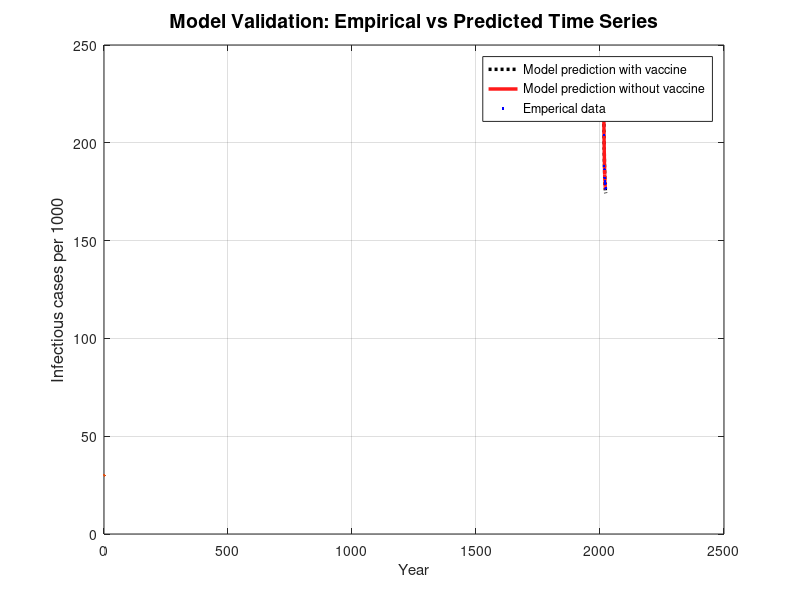

This chart was generated by the following MATLAB code:
function validate_model_nls()
clc; close all;
    % MALARIA_MODEL_VALIDATION_WITH_CI
    % AVULUNDIAH PHIRI| 13 JUNE 2025
    % Empirical data (cases per 1000 population for years 2015-2023):
    obs = [218.94, 203.98, 188.00, 186.47, 182.14, 179.45, 180.33, 179.05, 176.74];
    years = 2015:2023;
    t_years = 0:(length(obs)-1);  % 0..8 for interpolation
    
    % Base parameter means (from your model)
    mean_beta  = 0.195;    % Transmission rate
    mean_sigma = 1/12;     % Incubation rate
    mean_gamma = 1/15;     % Recovery rate
    % Vaccine scenario base:
    mean_epsilon_A = 0.75; % Vaccine efficacy
    mean_nu_A      = 0.05;  % Vaccination rate
    
    % Uncertainty assumptions (adjust as appropriate):
    % We assume normal distributions around the means, truncated if necessary.
    sd_beta  = 0.01;       % e.g., ~10% relative uncertainty
    sd_sigma = 0.0001;      % adjust based on plausible incubation uncertainty
    sd_gamma = 0.002;      % adjust based on plausible infectious-period uncertainty
    sd_epsilon = 0.02;     % vaccine efficacy uncertainty
    sd_nu = 0.05;           % vaccination rate uncertainty
    
    % Empirical data uncertainty: assume ±5% (normal) around each observed value
    obs_sd = 0.02 * obs;   % standard deviation for empirical error bars
    
    % Monte Carlo settings
    Nsim = 1000;
    
    % Pre-allocate arrays: each row = one simulation run, columns for each year
    IA_runs = nan(Nsim, length(t_years));  % with vaccine
    IB_runs = nan(Nsim, length(t_years));  % no vaccine
    
    % Population scaling (per 1000)
    Npop = 1000;
    % Initial conditions per 1000:
    I0 = obs(1);
    E0 = 0;
    R0 = 0;
    S0 = Npop - (I0 + E0 + R0);
    y0 = [S0; E0; I0; R0];
    
    % Time span for ODE (in years)
    tspan = [0, t_years(end)];
    
    % Run Monte Carlo
    rng('default');  % for reproducibility
    for k = 1:Nsim
        % Sample parameters (truncate if needed)
        beta_samp = normrnd(mean_beta, sd_beta);
        beta_samp = max(beta_samp, 0);
        
        sigma_samp = normrnd(mean_sigma, sd_sigma);
        sigma_samp = max(sigma_samp, eps);
        
        gamma_samp = normrnd(mean_gamma, sd_gamma);
        gamma_samp = max(gamma_samp, eps);
        
        % Vaccine scenario
        epsilon_A_samp = 0.06 + 75 * rand;
        epsilon_A_samp = min(max(epsilon_A_samp, 0), 1);
        nu_A_samp = 0;%0.6 + 0.15 * rand;
        nu_A_samp = max(nu_A_samp, 0);
        
        % No-vaccine scenario: epsilon_B=0, nu_B=0
        epsilon_B_samp = 0;
        nu_B_samp = 0;
        
        % Simulate with vaccine
        try
            [tA, YA] = ode45(@(t,y) seir_vaccine(t, y, beta_samp, sigma_samp, gamma_samp, nu_A_samp, epsilon_A_samp), tspan, y0);
        catch
            % In case solver fails, skip this run
            continue;
        end
        IA = interp1(tA, YA(:,3), t_years);
        IA_runs(k, :) = IA;
        
        % Simulate no-vaccine
        try
            [tB, YB] = ode45(@(t,y) seir_vaccine(t, y, beta_samp, sigma_samp, gamma_samp, nu_B_samp, epsilon_B_samp), tspan, y0);
        catch
            continue;
        end
        IB = interp1(tB, YB(:,3), t_years);
        IB_runs(k, :) = IB;
    end
    
    % Remove any rows with NaNs (failed runs)
    validA = all(~isnan(IA_runs), 2);
    IA_runs = IA_runs(validA, :);
    validB = all(~isnan(IB_runs), 2);
    IB_runs = IB_runs(validB, :);

    
    
    % Compute percentiles for confidence bounds
    p_lower = 2.5; p_upper = 97.5;
    IA_lower = prctile(IA_runs, p_lower, 1);
    IA_median = prctile(IA_runs, 100, 1);
    IA_upper = prctile(IA_runs, p_upper, 1);
    
    IB_lower = prctile(IB_runs, p_lower, 1);
    IB_median = prctile(IB_runs, 50, 1);
    IB_upper = prctile(IB_runs, p_upper, 1);
    
    % Compute RMSE and R^2 for median curves vs observed
    [rmseA, r2A] = fit_metrics(obs, IA_median);
    [rmseB, r2B] = fit_metrics(obs, IB_median);
    fprintf('\nWith Vaccine (median):   RMSE = %.2f, R^2 = %.3f\n', rmseA, r2A);
    fprintf('No Vaccine (median):     RMSE = %.2f, R^2 = %.3f\n', rmseB, r2B);
    
    % Plotting
    figure; hold on;
    % Shaded confidence for with vaccine
    fill_x = [years, fliplr(years)];
    %%%fill_yA = [IA_upper, fliplr(IA_lower)];
    %%%hA = fill(fill_x, fill_yA, colorAlpha([0.1 0.6 1.0], 0.2), 'EdgeColor', 'none');
    % Shaded confidence for no vaccine
    %%fill_yB = [IB_upper, fliplr(IB_lower)];
    %%hB = fill(fill_x, fill_yB, colorAlpha([1.0 0.9 0.7], 0.2), 'EdgeColor', 'none');
    
    % Plot median curves
    plot(years, IA_median, ':', 'Color', 'k', 'LineWidth', 2.5);
    plot(years, IB_median, 'r', 'Color', [1.0 .1 .1], 'LineWidth', 2.5);
    % Plot observed data with error bars (±1.96*sd)
    %%err = 1.96 * obs_sd;
    %%errorbar(years, obs, err, 'ks', 'LineWidth', 1.5, 'MarkerSize', 6, 'CapSize', 10);
    plot(years, obs,'.b',MarkerSize=30)
    
    xlabel('Year'); ylabel('Infectious cases per 1000', 'FontSize',12);
    title('Model Validation: Empirical vs Predicted Time Series', 'FontSize',14);
    %%legend([hA, hB], {'95% CI (With Vaccine)', '95% CI (No Vaccine)'}, 'Location', 'northeast');
    % Add median curves to legend
    legend('Model prediction with vaccine', 'Model prediction without vaccine', ...
                      'Emperical data');
    % Re-plot median and obs in legend:
    %%plot_handles = [hA, hB, ...
                    %%plot(NaN,NaN,'-o','Color',[0.1 0.6 1.0],'LineWidth',2), ...
                    %%plot(NaN,NaN,'--s','Color',[1.0 0.3 0.3],'LineWidth',2), ...
                    %%errorbar(NaN,NaN,0, 'ks','LineWidth',1.5,'MarkerSize',6,'CapSize',10)];
    %%legend(plot_handles, legend_entries, 'Location', 'northeast');
     grid on;
     
   
    box on;

end

% SEIR model with vaccine
function dydt = seir_vaccine(~, y, beta, sigma, gamma, nu, epsilon)
    S = y(1); E = y(2); I = y(3); R = y(4);
    N = S + E + I + R;
    beta_eff = beta * (1 - epsilon);
    dS = -beta_eff * S * I / N - nu * S;
    dE =  beta_eff * S * I / N - sigma * E;
    dI = sigma * E - gamma * I;
    dR = gamma * I + nu * S;
    dydt = [dS; dE; dI; dR];
end

% Compute RMSE and R²
function [rmse, R2] = fit_metrics(obs, pred)
    residuals = obs - pred;
    rmse = sqrt(mean(residuals.^2));
    SSE = sum(residuals.^2);
    SST = sum((obs - mean(obs)).^2);
    R2 = 1 - SSE / SST;
end

% Utility: return color with alpha for fill (requires patch-like behavior)
function c = colorAlpha(rgb, alpha)
    % For fill patches: MATLAB uses the same rgb vector, set FaceAlpha separately:
    c = rgb;
    % We set FaceAlpha when calling fill; here for clarity we return rgb and set alpha in fill:
    % In this code, we pass alpha directly in fill: colorAlpha is placeholder to package rgb.
    % Alternatively, could modify to return an RGBA if supported. 
    % Here: fill(..., 'FaceColor', rgb, 'FaceAlpha', alpha)
    % But since we passed alpha to fill directly, this utility is minimal.

end
